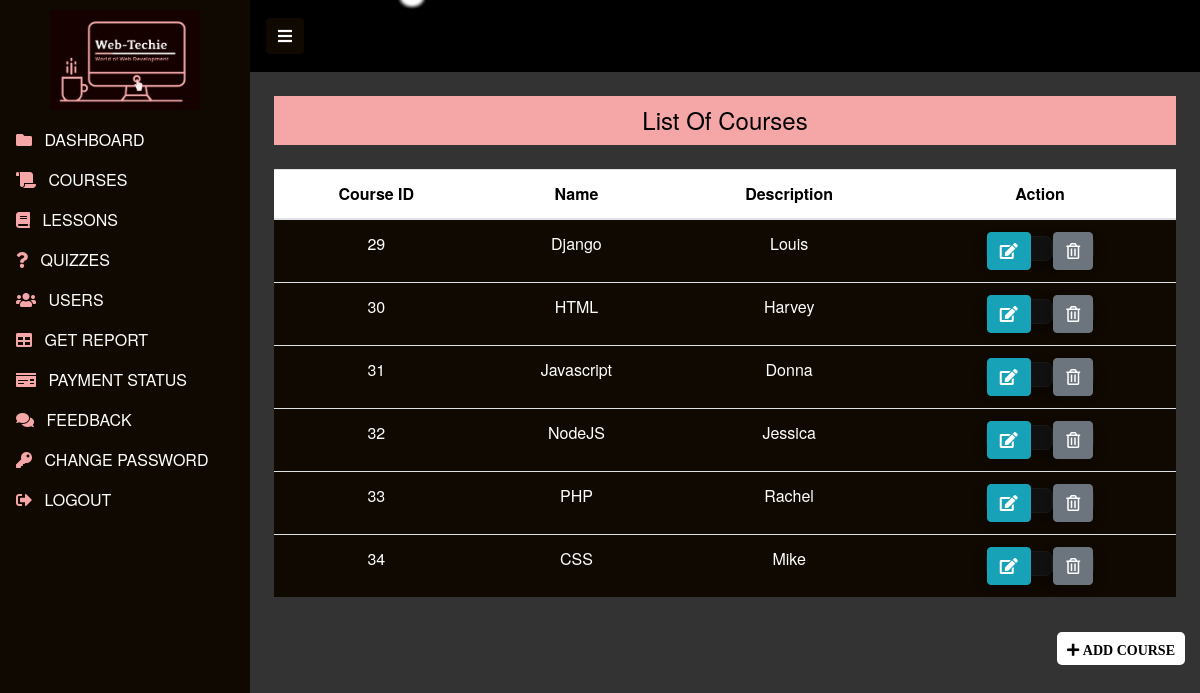
The page /admin/courses.php (signed in) on the database its author committed.
### tables this page shows
CREATE TABLE `course` (
  `course_id` int(11) NOT NULL,
  `course_name` text NOT NULL,
  `course_desc` text NOT NULL,
  `course_author` varchar(255) NOT NULL,
  `course_img` text NOT NULL,
  `course_duration` text NOT NULL,
  `course_price` int(11) NOT NULL,
  `course_original_price` int(11) NOT NULL
);

### admin/courses.php (the view, shortened to what this page needs)
<?php
  include('./header.php');
  include('../dbConnection.php');
  include('./headerStyle.php');
?>
<h4 class="mx-4 mt-4" style="background:#F5A7A7;padding:10px; text-align:center">List Of Courses</h4>
<?php
$sql = "SELECT * FROM course";
$result = $conn->query($sql);
if ($result->num_rows > 0)
{
?>
<div class="mx-4 mt-4 text-center">
  <div class="table-responsive">
    <table class="table" style="background:#100901;color:white">
      <thead style="background:white; color:black">
        <tr>
          <th scope="col">Course ID</th>
          <th scope="col">Name</th>
          <th scope="col">Description</th>
          <th scope="col">Action</th>
        </tr>
      </thead>
      <tbody>
      <?php while ($row = $result->fetch_assoc()){
       echo '<tr>';
        echo  '<td data-label = "Course ID" scope="row">'.$row['course_id'].'</td>';
        echo  '<td data-label = "Name">'.$row['course_name'].'</td>';
        echo  '<td data-label ="Description">'.$row['course_author'].'</td>';
        echo  '<td data-label ="Action">';
        echo   '<form action="editcourse.php" method="POST" class="d-inline">
        <input type="hidden" name="id" value='.$row["course_id"].'>
        <button type="submit" class="btn btn-info mr-3" name="view" value="View" id="view">
              <i class="fas fa-edit"></i>
            </button>
            </form>
            <form action="" method="POST" class="d-inline">
            <input type="hidden" name="id" value='.$row["course_id"].'>
            <button type="submit" class="btn btn-secondary" name="delete" value="Delete" id="delete">
              <i class="far fa-trash-alt"></i>
            </button>
            </form>';
        echo  '</td>';
      echo '</tr>';
       } ?>
      </tbody>
    </table>
 <?php } else {
   echo '<center><div class = "alert alert-success"
   style = "text-align:center; width:500px;"><h3>
   No Courses Available</h3></div></center>';
 }
 ?>
</div>
</div>
<br>
<div class="add">
<a class="box" href="addcourse.php" style="text-decoration:none">
<i style="padding:0px 5px 0px 5px"class="fas fa-plus">
<span class="add-btn">ADD COURSE</span>
</i>
</a>
</div>
<br>
<br>
<?php include('./footer.php');?>

### rows shown on the page
course: course_id "29", course_name "Django", course_author "Louis"
course: course_id "30", course_name "HTML", course_author "Harvey"
course: course_id "31", course_name "Javascript", course_author "Donna"
course: course_id "32", course_name "NodeJS", course_author "Jessica"
course: course_id "33", course_name "PHP", course_author "Rachel"
course: course_id "34", course_name "CSS", course_author "Mike"
